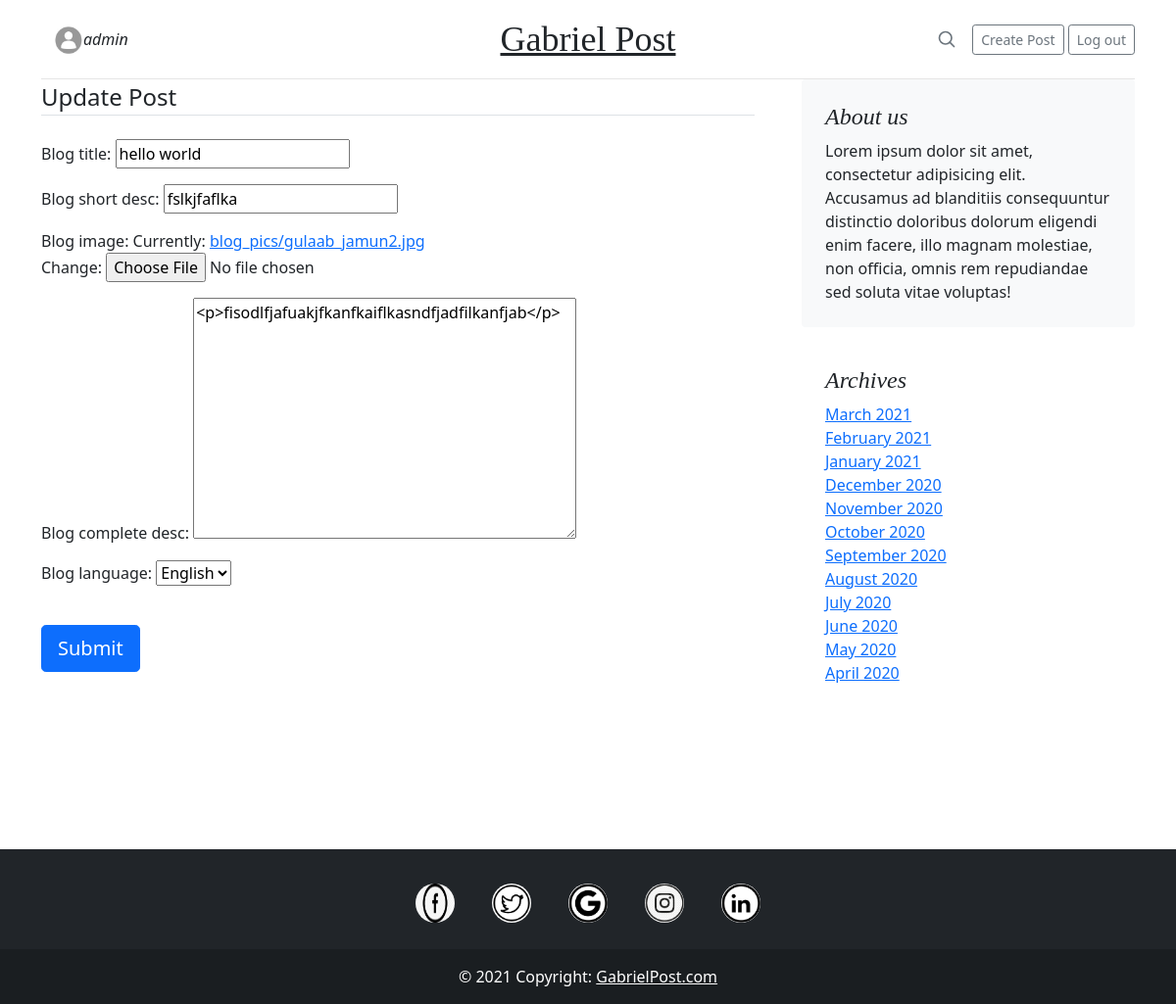
The page /blog/hello-world/update/ (signed in) on the database its author committed.
### blog/models.py (models this page shows, shortened)
class BlogModel(models.Model):
    LANGUAGES_CHOICES = (
        ('Eng', 'English'),
        ('Hin', 'Hindi'),
    )
    blog_title = models.CharField( max_length=250, blank=False, null=False)
    slug = models.SlugField(unique=True, null=True, blank=True)
    blog_short_desc = models.CharField(max_length=1000, blank=False, null=False)
    blog_author = models.ForeignKey(User, on_delete=models.CASCADE)
    date_posted_on = models.DateTimeField(auto_now_add=True)
    blog_image = models.ImageField(upload_to='blog_pics', blank=False, null=False,)
    blog_complete_desc = RichTextField(blank=False, null=False)
    blog_language = models.CharField(max_length=3, choices=LANGUAGES_CHOICES)
    likes = models.ManyToManyField(User, related_name='post_likes', blank=True)

### blog/views.py (the view, shortened to what this page needs)
# urls.py: path('<slug:slug>/update/', views.UpdateBlogView.as_view(), name='blog_update'),
class UpdateBlogView(LoginRequiredMixin, UserPassesTestMixin, UpdateView):
    model = BlogModel
    fields = ['blog_title', 'blog_short_desc','blog_image','blog_complete_desc','blog_language']
    template_name = 'blog/updateBlog.html'
    def test_func(self):
        post = self.get_object()
        if post.blog_author == self.request.user:
            return True
        return False

### blog/templates/blog/updateBlog.html (shortened to what this page needs)
{% extends 'blog/index.html' %}
{% load crispy_forms_tags %}
{% block content %}
<div class="row g-5">
    <div class="col-md-8">
    <div class="content-section">
        <form method="post" enctype="multipart/form-data">
            <fieldset class="form-group">
                <legend class="border-bottom mb-4">Update Post</legend>
                {{ form.as_p }}
            </fieldset>
            <div class="bd-example">
                <br>
                <button type="submit" class="btn btn-primary btn-lg">Submit</button>
            </div>
        </form>
    </div>
      </div>
     <div class="col-md-4">
      <div class="position-sticky" style="top: 2rem;">
        <div class="p-4 mb-3 bg-light rounded">
          <h4 class="fst-italic">About us</h4>
          <p class="mb-0">Lorem ipsum dolor sit amet, consectetur adipisicing elit. Accusamus ad blanditiis consequuntur distinctio doloribus dolorum eligendi enim facere, illo magnam molestiae, non officia, omnis rem repudiandae sed soluta vitae voluptas!</p>
        </div>
        <div class="p-4">
          <h4 class="fst-italic">Archives</h4>
          <ol class="list-unstyled mb-0">
            <li><a href="#">March 2021</a></li>
            <li><a href="#">February 2021</a></li>
            <li><a href="#">January 2021</a></li>
            <li><a href="#">December 2020</a></li>
            <li><a href="#">November 2020</a></li>
            <li><a href="#">October 2020</a></li>
            <li><a href="#">September 2020</a></li>
            <li><a href="#">August 2020</a></li>
            <li><a href="#">July 2020</a></li>
            <li><a href="#">June 2020</a></li>
            <li><a href="#">May 2020</a></li>
            <li><a href="#">April 2020</a></li>
          </ol>
        </div>
      </div>
    </div>
</div>
{% endblock content %}

### blog/templates/blog/index.html (shortened to what this page needs)
{% load static %}
<!doctype html>
<html lang="en">
  <head>
    <link href="https://cdn.jsdelivr.net/npm/bootstrap@5.0.2/dist/css/bootstrap.min.css" rel="stylesheet">
    <link type="text/css" rel="stylesheet" href="{% static 'blog/blog.css' %}" >
  </head>
  <body>
  <div class="container">
    <nav class="blog-header py-3">
      <div class="row flex-nowrap justify-content-between align-items-center">
        <div class="col-4 pt-1">
            <a type="button" class="btn btn-elegant" href="#"><img src="{% static 'blog/profile.jpg' %}" width="30" height="30"><em>{{ request.user }}</em></a>
        </div>
        <div class="col-4 text-center">
          <a class="blog-header-logo text-dark" href="{% url 'home' %}">Gabriel Post</a>
        </div>
        <div class="col-4 d-flex justify-content-end align-items-center">
          <a class="link-secondary" href="#" aria-label="Search">
            <svg xmlns="http://www.w3.org/2000/svg" width="20" height="20" fill="none" stroke="currentColor" stroke-linecap="round" stroke-linejoin="round" stroke-width="2" class="mx-3" role="img" viewBox="0 0 24 24"><title>Search</title><circle cx="10.5" cy="10.5" r="7.5"/><path d="M21 21l-5.2-5.2"/></svg>
          </a>
            <padding>
                <a class="btn btn-sm btn-outline-secondary" href="{% url 'new_post' %}">Create Post</a>
                <a class="btn btn-sm btn-outline-secondary" href="{% url 'logout' %}">Log out</a>
            </padding>
        </div>
      </div>
    </nav>
  </div>
  <div>
      <div class="container">
      {% block content %}
      {% endblock content %}
      </div>
    </div>
  <div>
      <br><br><br><br><br><br>
  </div>
  <footer class="bg-dark text-center text-white">
  <div class="container p-4 pb-0">
    <section class="mb-3">
      <a class="btn btn-outline btn-floating m-1" href="#!" role="button">
          <img src="{% static 'blog/facebook.png' %}" alt="oops" width="40" height="40" class="rounded-circle">
      </a>
      <a class="btn btn-outline btn-floating m-1" href="#!" role="button">
          <img src="{% static 'blog/twitter.png' %}" alt="oops" width="40" height="40" class="rounded-circle">
      </a>
      <a class="btn btn-outline btn-floating m-1" href="#!" role="button">
          <img src="{% static 'blog/google.png' %}" alt="oops" width="40" height="40" class="rounded-circle">
      </a>
      <a class="btn btn-outline btn-floating m-1" href="#!" role="button"
        ><img src="{% static 'blog/instagram.png' %}" alt="oops" width="40" height="40" class="rounded-circle"></a>
      <a class="btn btn-outline btn-floating m-1" href="#!" role="button">
          <img src="{% static 'blog/linkedin.png' %}" alt="oops" width="40" height="40" class="rounded-circle">
      </a>
    </section>
  </div>
  <div class="text-center p-3" style="background-color: rgba(0, 0, 0, 0.2);">
    © 2021 Copyright:
    <a class="text-white" href="https://mdbootstrap.com/">GabrielPost.com</a>
  </div>
</footer>
  </body>
</html>

### blog/static/blog/blog.css (style rules this page uses)
.blog-header { line-height: 1; border-bottom: 1px solid #e5e5e5; }
.blog-header-logo { font-family: "Playfair Display", Georgia, "Times New Roman", serif; font-size: 2.25rem; }
h1, h2, h3, h4, h5, h6 { font-family: "Playfair Display", Georgia, "Times New Roman", serif; }

### rows shown on the page
BlogModel: blog_title "hello world", blog_short_desc "fslkjfaflka", blog_complete_desc "<p>fisodlfjafuakjfkanfkaiflkasndfjadfilkanfjab</p>", blog_language "English"

### other values the page prints
{{ request.user }} "admin"
